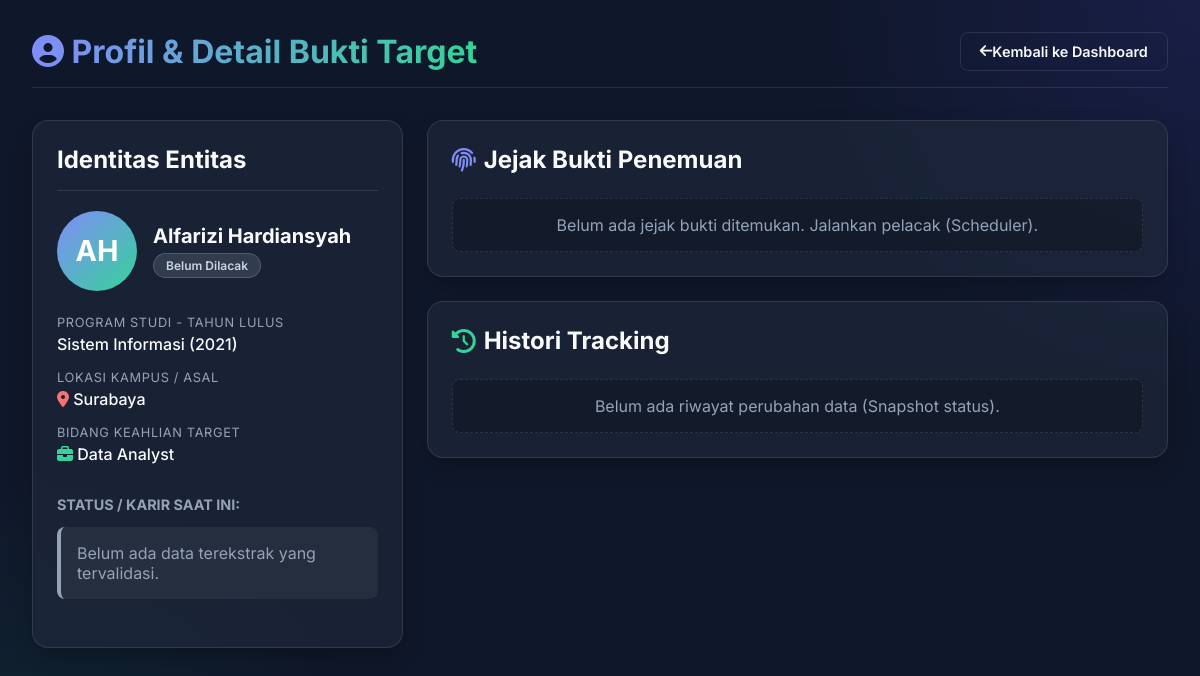
Screenshot of /detail.php?id=2 with the database file from the repository.
### tables this page shows
CREATE TABLE IF NOT EXISTS alumni (
    id INT AUTO_INCREMENT PRIMARY KEY,
    nama_lengkap VARCHAR(255) NOT NULL,
    inisial VARCHAR(50),
    prodi VARCHAR(100),
    tahun_lulus YEAR,
    kota VARCHAR(100),
    bidang_keilmuan VARCHAR(100),
    status_pelacakan VARCHAR(50) DEFAULT 'Belum Dilacak',
    jabatan VARCHAR(100) DEFAULT NULL,
    perusahaan VARCHAR(100) DEFAULT NULL,
    lokasi VARCHAR(100) DEFAULT NULL,
    tanggal_update DATE DEFAULT NULL,
    waktu_sekarang DATE DEFAULT NULL,
    jadwal_pelacakan VARCHAR(20) DEFAULT '7_hari'
);

### detail.php (the view, shortened to what this page needs)
<?php
require_once 'db.php';
$alumni_id = $_GET['id'];
$stmt = $pdo->prepare("SELECT * FROM alumni WHERE id = ?");
$stmt->execute([$alumni_id]);
$alumni = $stmt->fetch();
$stmtJejak = $pdo->prepare("SELECT * FROM jejak_bukti WHERE alumni_id = ? ORDER BY tanggal_ditemukan DESC");
$stmtJejak->execute([$alumni_id]);
$jejak_bukti = $stmtJejak->fetchAll();
$stmtRiwayat = $pdo->prepare("SELECT * FROM riwayat_perubahan WHERE alumni_id = ? ORDER BY tanggal_perubahan DESC");
$stmtRiwayat->execute([$alumni_id]);
$riwayat_perubahan = $stmtRiwayat->fetchAll();
?>
<!DOCTYPE html>
<html lang="id">
<head>
    <link rel="stylesheet" href="style.css">
    <link rel="stylesheet" href="https://cdnjs.cloudflare.com/ajax/libs/font-awesome/6.4.0/css/all.min.css">
</head>
<body>
    <div class="container animate-fade-in">
        <header>
            <h1><i class="fas fa-user-circle"></i> Profil & Detail Bukti Target</h1>
            <a href="index.php" class="btn btn-outline"><i class="fas fa-arrow-left"></i> Kembali ke Dashboard</a>
        </header>
        <div class="grid">
            <div class="glass-card" style="align-self: start;">
                <h2 style="margin-top: 0; border-bottom: 1px solid var(--border-color); padding-bottom: 1rem;">
                    Identitas Entitas
                </h2>
                <div style="display: flex; align-items: center; gap: 1rem; margin-bottom: 1.5rem;">
                    <?php
                        $inisial_len = strlen($alumni['inisial']);
                        $font_size = $inisial_len > 4 ? '1.2rem' : ($inisial_len > 3 ? '1.4rem' : '1.8rem');
                    ?>
                    <div style="width: 80px; height: 80px; min-width: 80px; border-radius: 50%; background: linear-gradient(135deg, #818cf8, #34d399); display: flex; align-items: center; justify-content: center; font-size: <?= $font_size ?>; font-weight: bold; color: white; text-align: center; word-break: break-all; padding: 5px; box-sizing: border-box; line-height: 1;">
                        <?= htmlspecialchars($alumni['inisial']) ?>
                    </div>
                    <div>
                        <div style="font-size: 1.25rem; font-weight: 700;"><?= htmlspecialchars($alumni['nama_lengkap']) ?></div>
                        <?php
                            $badge = 'badge-neutral';
                        ?>
                        <div style="margin-top: 5px;"><span class="badge <?= $badge ?>"><?= $alumni['status_pelacakan'] ?></span></div>
                    </div>
                </div>
                <div class="info-group">
                    <div class="info-label">Program Studi - Tahun Lulus</div>
                    <div class="info-value"><?= htmlspecialchars($alumni['prodi']) ?> (<?= $alumni['tahun_lulus'] ?>)</div>
                </div>
                <div class="info-group">
                    <div class="info-label">Lokasi Kampus / Asal</div>
                    <div class="info-value"><i class="fas fa-map-marker-alt" style="color:#f87171;"></i> <?= htmlspecialchars($alumni['kota']) ?></div>
                </div>
                <div class="info-group">
                    <div class="info-label">Bidang Keahlian Target</div>
                    <div class="info-value"><i class="fas fa-briefcase" style="color:#34d399;"></i> <?= htmlspecialchars($alumni['bidang_keilmuan']) ?></div>
                </div>
                <h3 style="margin-top: 2rem; color: var(--text-muted); font-size: 0.9rem; text-transform: uppercase;">Status / Karir Saat Ini:</h3>
                <?php if($alumni['jabatan']): ?>
                    <div class="info-group">
                        <div class="info-label">Posisi / Jabatan</div>
                        <div class="info-value"><?= htmlspecialchars($alumni['jabatan']) ?></div>
                    </div>
                    <div class="info-group">
                        <div class="info-label">Instansi / Perusahaan</div>
                        <div class="info-value"><?= htmlspecialchars($alumni['perusahaan']) ?></div>
                    </div>
                    <div class="info-group">
                        <div class="info-label">Lokasi Bekerja</div>
                        <div class="info-value"><?= htmlspecialchars($alumni['lokasi']) ?></div>
                    </div>
                    <div class="info-group">
                        <div class="info-label">Terakhir Diperbarui</div>
                        <div class="info-value"><i class="far fa-clock"></i> <?= $alumni['tanggal_update'] ?></div>
                    </div>
                <?php else: ?>
                    <div class="alert" style="background-color: rgba(255,255,255,0.05); color: var(--text-muted);">
                        Belum ada data terekstrak yang tervalidasi.
                    </div>
                <?php endif; ?>
            </div>
            <div>
                <div class="glass-card" style="margin-bottom: 1.5rem;">
                    <h2 style="margin-top: 0; margin-bottom: 1.5rem; display: flex; align-items: center; gap: 0.5rem;">
                        <i class="fas fa-fingerprint" style="color: #818cf8;"></i> Jejak Bukti Penemuan
                    </h2>
                    <?php if (count($jejak_bukti) > 0): ?>
                        <div style="overflow-x: auto;">
                            <table style="margin-top: 0;">
                                <thead>
                                    <tr>
                                        <th>Sumber</th>
                                        <th>Ringkasan Terekstrak</th>
                                        <th>Confidence Score</th>
                                        <th>Pointer Cek</th>
                                        <th>Tanggal</th>
                                    </tr>
                                </thead>
                                <tbody>
                                    <?php foreach($jejak_bukti as $bukti): ?>
                                    <tr>
                                        <td>
                                            <span class="badge" style="background-color: rgba(59, 130, 246, 0.2); color: #60a5fa; border: 1px solid rgba(59, 130, 246, 0.3);">
                                                <i class="fas fa-globe"></i> <?= htmlspecialchars($bukti['sumber_temuan']) ?>
                                            </span>
                                        </td>
                                        <td style="font-size: 0.85rem; color: #cbd5e1; max-width: 200px; padding-right: 1.5rem;">
                                            <?php
                                            $ringkasan = json_decode($bukti['ringkasan_info'], true);
                                            if($ringkasan) {
                                                echo "<strong>Jabatan:</strong> " . htmlspecialchars($ringkasan['jabatan']) . "<br>";
                                                echo "<strong>Instansi:</strong> " . htmlspecialchars($ringkasan['instansi']) . "<br>";
                                                echo "<strong>Lokasi:</strong> " . htmlspecialchars($ringkasan['lokasi']);
                                            } else {
                                                echo htmlspecialchars($bukti['ringkasan_info']);
                                            }
                                            ?>
                                        </td>
                                        <td>
                                            <?php
                                            $score = min(100, $bukti['confidence_score']);
                                            $barColor = $score >= 70 ? '#10b981' : ($score >= 40 ? '#f59e0b' : '#ef4444');
                                            ?>
                                            <div style="display: flex; align-items: center; gap: 0.5rem;">
                                                <span style="font-weight: 600; color: <?= $barColor ?>"><?= $score ?>%</span>
                                                <div style="flex:1; height: 6px; background-color: rgba(255,255,255,0.1); border-radius: 3px; min-width: 50px;">
                                                    <div style="height: 100%; border-radius: 3px; background-color: <?= $barColor ?>; width: <?= $score ?>%;"></div>
                                                </div>
                                            </div>
                                        </td>
                                        <td style="font-size: 0.8rem; color: #cbd5e1; max-width: 250px; padding-right: 1.5rem; word-break: break-word;">
                                            <?php
                                            $pointer = json_decode($bukti['pointer_bukti'], true);
                                            if($pointer) {
                                                echo "<strong>Judul:</strong> <a href='" . htmlspecialchars($pointer['link']) . "' style='color:#60a5fa;' target='_blank'>" . htmlspecialchars($pointer['judul']) . "</a><br>";
                                                echo "<span style='font-size:0.75rem; color:var(--text-muted);'>" . htmlspecialchars($pointer['snippet']) . "</span>";
                                            } else {
                                                echo htmlspecialchars($bukti['pointer_bukti']);
                                            }
                                            ?>
                                        </td>
                                        <td style="font-size: 0.85rem; white-space: nowrap; vertical-align: top;">
                                            <?= $bukti['tanggal_ditemukan'] ?>
                                        </td>
                                    </tr>
                                    <?php endforeach; ?>
                                </tbody>
                            </table>
                        </div>
                    <?php else: ?>
                        <div style="padding: 1rem; text-align: center; color: var(--text-muted); background: rgba(0,0,0,0.2); border-radius: 0.5rem; border: 1px dashed var(--border-color);">
                            Belum ada jejak bukti ditemukan. Jalankan pelacak (Scheduler).
                        </div>
                    <?php endif; ?>
                </div>
                <div class="glass-card">
                    <h2 style="margin-top: 0; margin-bottom: 1.5rem; display: flex; align-items: center; gap: 0.5rem;">
                        <i class="fas fa-history" style="color: #34d399;"></i> Histori Tracking
                    </h2>
                    <?php if (count($riwayat_perubahan) > 0): ?>
                        <div class="timeline">
                            <?php foreach($riwayat_perubahan as $riwayat): ?>
                                <?php
                                    $lama = json_decode($riwayat['data_lama'], true);
                                    $baru = json_decode($riwayat['data_baru'], true);
                                ?>
                                <div class="timeline-item">
                                    <div style="font-size: 0.8rem; color: var(--text-muted); margin-bottom: 0.25rem;">
                                        <?= date('d M Y, H:i:s', strtotime($riwayat['tanggal_perubahan'])) ?>
                                    </div>
                                    <div style="background: rgba(0,0,0,0.2); padding: 1rem; border-radius: 0.5rem; border: 1px solid var(--border-color);">
                                        <div style="font-weight: 500; font-size: 0.9rem; margin-bottom: 0.5rem; border-bottom: 1px solid rgba(255,255,255,0.05); padding-bottom: 0.5rem;">
                                            Status berubah dari
                                            <span class="badge badge-neutral" style="font-size: 0.7rem;"><?= $lama ? $lama['status_pelacakan'] : 'Unknown' ?></span>
                                            ke
                                            <span class="badge badge-success" style="font-size: 0.7rem;"><?= $baru ? $baru['status_pelacakan'] : 'Unknown' ?></span>
                                        </div>
                                        <div style="font-size: 0.85rem; color: #cbd5e1; display:flex; gap: 1rem;">
                                            <div style="flex:1;">
                                                <strong style="color: #f87171;">Data Lama:</strong><br>
                                                Jabatan: <?= $lama['jabatan'] ?? '-' ?><br>
                                                Instansi: <?= $lama['perusahaan'] ?? '-' ?>
                                            </div>
                                            <div style="flex:1;">
                                                <strong style="color: #34d399;">Data Baru:</strong><br>
                                                Jabatan: <?= $baru['jabatan'] ?? '-' ?><br>
                                                Instansi: <?= $baru['perusahaan'] ?? '-' ?>
                                            </div>
                                        </div>
                                    </div>
                                </div>
                            <?php endforeach; ?>
                        </div>
                    <?php else: ?>
                        <div style="padding: 1rem; text-align: center; color: var(--text-muted); background: rgba(0,0,0,0.2); border-radius: 0.5rem; border: 1px dashed var(--border-color);">
                            Belum ada riwayat perubahan data (Snapshot status).
                        </div>
                    <?php endif; ?>
                </div>
            </div>
        </div>
    </div>
</body>
</html>

### rows the page displays
alumni: inisial "AH", nama_lengkap "Alfarizi Hardiansyah", status_pelacakan "Belum Dilacak", prodi "Sistem Informasi", tahun_lulus "2021", kota "Surabaya", bidang_keilmuan "Data Analyst"
